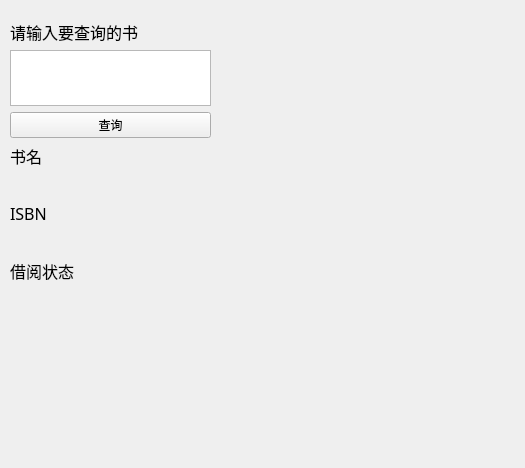
<?xml version="1.0" encoding="UTF-8"?>
<ui version="4.0">
 <class>findd</class>
 <widget class="QWidget" name="findd">
  <property name="geometry">
   <rect>
    <x>0</x>
    <y>0</y>
    <width>525</width>
    <height>468</height>
   </rect>
  </property>
  <property name="windowTitle">
   <string>查询</string>
  </property>
  <widget class="QLabel" name="BookLabel">
   <property name="geometry">
    <rect>
     <x>220</x>
     <y>10</y>
     <width>281</width>
     <height>331</height>
    </rect>
   </property>
   <property name="text">
    <string/>
   </property>
  </widget>
  <widget class="QWidget" name="verticalLayoutWidget">
   <property name="geometry">
    <rect>
     <x>10</x>
     <y>20</y>
     <width>201</width>
     <height>291</height>
    </rect>
   </property>
   <layout class="QVBoxLayout" name="verticalLayout">
    <item>
     <widget class="QLabel" name="label">
      <property name="font">
       <font>
        <family>宋体</family>
        <pointsize>12</pointsize>
       </font>
      </property>
      <property name="text">
       <string>请输入要查询的书</string>
      </property>
     </widget>
    </item>
    <item>
     <widget class="QTextEdit" name="textEdit"/>
    </item>
    <item>
     <widget class="QPushButton" name="CheckButton">
      <property name="text">
       <string>查询</string>
      </property>
     </widget>
    </item>
    <item>
     <widget class="QLabel" name="label_2">
      <property name="font">
       <font>
        <family>宋体</family>
        <pointsize>12</pointsize>
       </font>
      </property>
      <property name="text">
       <string>书名</string>
      </property>
     </widget>
    </item>
    <item>
     <widget class="QLabel" name="BookNameLabel">
      <property name="font">
       <font>
        <family>宋体</family>
        <pointsize>12</pointsize>
       </font>
      </property>
      <property name="text">
       <string/>
      </property>
     </widget>
    </item>
    <item>
     <widget class="QLabel" name="label_4">
      <property name="font">
       <font>
        <family>宋体</family>
        <pointsize>12</pointsize>
       </font>
      </property>
      <property name="text">
       <string>ISBN</string>
      </property>
     </widget>
    </item>
    <item>
     <widget class="QLabel" name="ISBNNameLabel">
      <property name="font">
       <font>
        <family>宋体</family>
        <pointsize>12</pointsize>
       </font>
      </property>
      <property name="text">
       <string/>
      </property>
     </widget>
    </item>
    <item>
     <widget class="QLabel" name="label_6">
      <property name="font">
       <font>
        <family>宋体</family>
        <pointsize>12</pointsize>
       </font>
      </property>
      <property name="text">
       <string>借阅状态</string>
      </property>
     </widget>
    </item>
    <item>
     <widget class="QLabel" name="StatusLabel">
      <property name="font">
       <font>
        <family>宋体</family>
        <pointsize>12</pointsize>
       </font>
      </property>
      <property name="text">
       <string/>
      </property>
     </widget>
    </item>
   </layout>
  </widget>
 </widget>
 <resources/>
 <connections/>
</ui>
